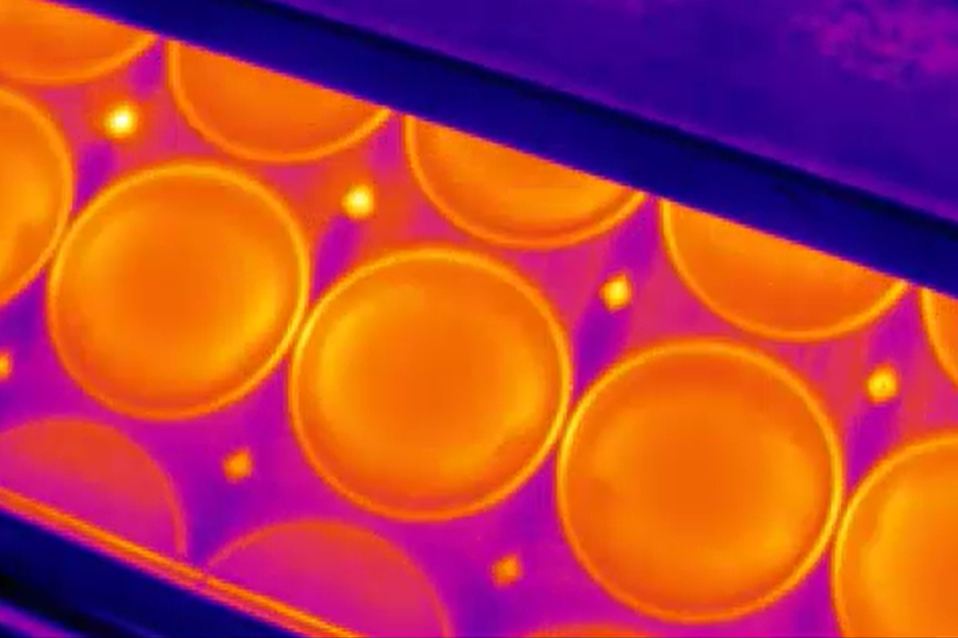
#> input picture Assignment 1/Images/image1.png, 958 x 638 px; its folder holds only this picture in this run
$ python AutomaticPiecesDetection.py
#> lines starting #> are read from the running program, lines starting #| are printed output that depends on the picture
import cv2
import os
import numpy as np
import matplotlib.pyplot as plt

# CONFIG
PATH_IMAGES = "Assignment 1/Images"
OUTPUT_FOLDER = "output_images"
TARGET_WIDTH = 800
HOUGH_PARAMS = {
    'dp': 1.0,
    'minDist': 200,
    'param1': 50,
    'param2': 45,
    'minRadius': 100,
    'maxRadius': 200
}

KERNEL = np.array([[1, 2, 1],
                   [0, 0, 0],
                   [-1, -2, -1]])

def resize_image_aspect(image, target_width):
    """
    Function to resize heigth preserving the aspect ratio.
    Returns the resized image.
    """
    h, w = image.shape[:2]
    new_h = int(target_width * h / w)
    return cv2.resize(image, (target_width, new_h), interpolation=cv2.INTER_AREA)

def load_images(path):
    """
    Load all PNG images from a directory, resize them with preserved aspect ratio,
    and return them as a list.
    """
#> called with path = 'Assignment 1/Images'
    files = sorted([f for f in os.listdir(path) if f.lower().endswith(('.png'))])
    images = []

    for name in files:
        img = cv2.imread(os.path.join(path, name))
#> img is the input picture: shape (638, 958, 3); mean B, G, R 64, 64.2, 182.5
        if img is None:
            print(f"Images unable to be loaded: {name}")
            continue
        images.append(resize_image_aspect(img, TARGET_WIDTH))

    if images:
        h, w = images[0].shape[:2]
        print(f"Loaded {len(images)} images. Resized to {w}x{h}")
#| Loaded 1 images. Resized to 800x532
    else:
        print("No images loaded.")

    return images

def preprocess_image(img):
    """
    Convert the image to grayscale and apply a 5x5 Gaussian blur.
    Returns the preprocessed image.
    """
    gray = cv2.cvtColor(img, cv2.COLOR_BGR2GRAY)
    blurred = cv2.GaussianBlur(gray, (5, 5), 0)
    return blurred

def detect_lines(img, kernel):
    """
    Detect horizontal lines using a custom Sobel-like kernel and HoughLinesP.
    Returns a list of line segments in (x1, y1, x2, y2) format.
    Includes artificial border lines for robustness.
    """

    conv = cv2.filter2D(img, -1, kernel)
    h, w = conv.shape
    lines = [
        np.array([0, h, w, h]), # Bottom border
        np.array([0, 0, 0, h]) # Left border
    ]

    detected_lines = cv2.HoughLinesP(conv, 1, np.pi / 180, 50, None, 400, 0)

    if detected_lines is not None:
        lines.extend([l[0] for l in detected_lines])

    return lines

def detect_circles(img, params):
    """
    Detect circles using the HoughCircles algorithm.
    Returns an array of detected circles or None.
    """
    return cv2.HoughCircles(
        img,
        cv2.HOUGH_GRADIENT,
        dp=params['dp'],
        minDist=params['minDist'],
        param1=params['param1'],
        param2=params['param2'],
        minRadius=params['minRadius'],
        maxRadius=params['maxRadius']
    )

def line_point_distance(x, y, x1, y1, x2, y2):
    """
    Compute the minimum distance between a point and a line segment.
    Returns the distance as a float.
    """
    denom = np.hypot(y2 - y1, x2 - x1)
    if denom == 0:
        return float('inf')
    num = abs((y2 - y1) * x - (x2 - x1) * y + x2 * y1 - y2 * x1)
    return num / denom

def get_complete_pieces(circles, lines):
    """
    Determine which circles are 'complete' by checking if any detected lines
    intersect too deeply into the circle. A circle is considered complete
    if no line passes closer than (radius - 10px) to its center.

    Returns the count of complete circles and an array of them.
    """
    if circles is None:
        return 0, np.empty((0, 3), dtype=np.uint16)

    circles = np.uint16(np.around(circles))
    complete = []

    for x, y, r in circles[0]:
        is_complete = True
        for x1, y1, x2, y2 in lines:
            if line_point_distance(x, y, x1, y1, x2, y2) - r < -10:
                is_complete = False
                break
        if is_complete:
            complete.append([x, y, r])
    return len(complete), np.array(complete)

def draw_circles(img, circles, lines, count):
    """
    Draw detected complete circles and the relevant line segments on a copy
    of the original image. Also annotate the total count.
    Returns the annotated image.
    """
    output = img.copy()

    for x1, y1, x2, y2 in lines:
        cv2.line(output, (x1, y1), (x2, y2), (0, 255, 0), 5, cv2.LINE_AA)

    for x, y, r in circles:
        cv2.circle(output, (x, y), r, (0, 0, 0), 5)
        cv2.circle(output, (x, y), 5, (0, 0, 255), -1)

    cv2.putText(output, f"Count: {count}", (10, 30), cv2.FONT_HERSHEY_DUPLEX, 1, (255, 255, 255), 2)
    return output


def main():
    """
    Pipeline:
    1. Load and resize images.
    2. Preprocess images.
    3. Detect horizontal lines.
    4. Detect circles.
    5. Determine which circles are complete.
    6. Draw results.
    7. Display visual outputs for each image.
    """

    # STEP 1: Load Images
    images = load_images(PATH_IMAGES)
#> images = 1 item
    if not images:
        return

    originals = []
    preprocessed_images = []
    line_images = []
    circle_images = []
    drawn_list = []
    final_counts = []

    # For each image
    for img in images:
        originals.append(img.copy())

        # STEP 2: Preprocessing
        preprocessed = preprocess_image(img)
        preprocessed_images.append(preprocessed)

        # STEP 3: Detect Horizontal Lines using HoughLinesP
        lines = detect_lines(preprocessed, KERNEL)
        line_vis = cv2.cvtColor(preprocessed, cv2.COLOR_GRAY2BGR)
        for x1, y1, x2, y2 in lines:
            cv2.line(line_vis, (x1, y1), (x2, y2), (0, 255, 0), 3)
        line_images.append(line_vis)

        # STEP 4: Detect Circles
        circles = detect_circles(preprocessed, HOUGH_PARAMS)

        circ_vis = img.copy()
        if circles is not None:
            all_detected_circles = np.uint16(np.around(circles))[0]
            for x, y, r in all_detected_circles:
                cv2.circle(circ_vis, (x, y), r, (255, 0, 0), 3)
                cv2.circle(circ_vis, (x, y), 2, (0, 255, 255), -1)
            circle_images.append(circ_vis)

        # STEP 5: Count complete circles
        count, complete = get_complete_pieces(circles, lines)
        final_counts.append(count)

        # STEP 6: Draw Complete circles
        drawn_list.append(draw_circles(img, complete, lines, count))
#> this loop made 1 pass
#> (h in detect_lines, w in detect_lines, lines, detected_lines in detect_lines, count, complete) on pass 1: (532, 800, [[0, 532, 800, 532], [0, 0, 0, 532]], [[242, 1, 799, 182], [232, 1, 799, 185]], 3, [[582, 402, 118], [358, 326, 111], [146, 234, 103]])
#> pass 1, in preprocess_image, `gray = cv2.cvtColor(img, cv2.COLOR_BGR2GRAY)`:
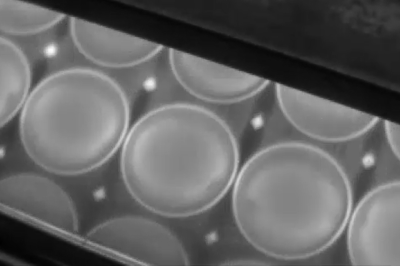
#> gray: shape (532, 800) (shown at 1/2 size); min 1, max 253, mean 99.5
#> pass 1, in detect_lines, `conv = cv2.filter2D(img, -1, kernel)`:
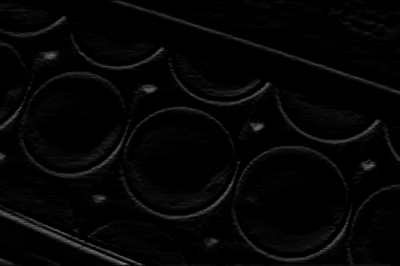
#> conv: shape (532, 800) (shown at 1/2 size); min 0, max 142, mean 4.9
#> after the loop:
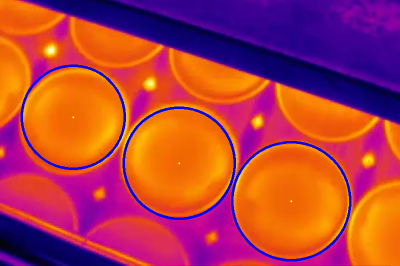
#> circ_vis: shape (532, 800, 3) (shown at 1/2 size); mean B, G, R 69.6, 61.5, 176.7
#> after the loop:
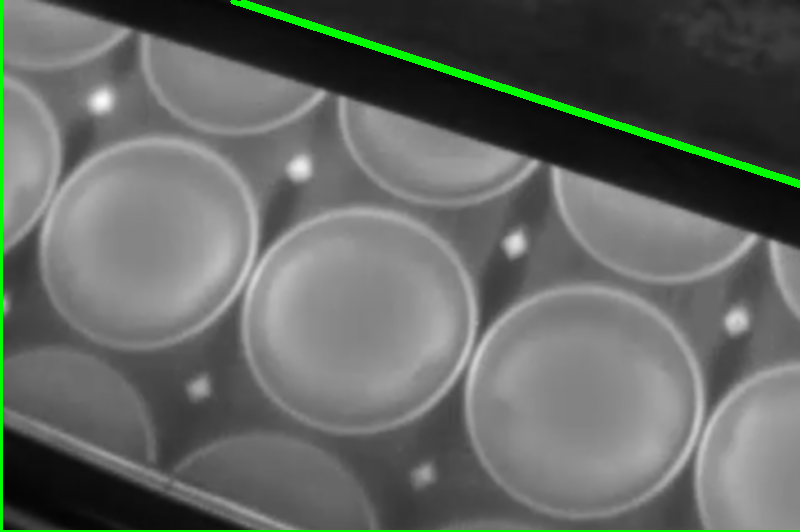
#> line_vis: shape (532, 800, 3); mean B, G, R 98.6, 103.3, 98.6
#> after the loop, circle_images = 1 item; drawn_list = 1 item; final_counts = [3]; line_images = 1 item; originals = 1 item; preprocessed_images = 1 item

    # STEP 7: Visualization
    for i, c in enumerate(final_counts, 1):
        print(f"Image {i}: {c} complete pieces detected")
#> this loop made 1 pass
#> (i, c) on pass 1: (1, 3)
#> (printed output is left out)

    for i in range(len(images)):

        fig = plt.figure(figsize=(20, 10))
        fig.suptitle(f"Image {i+1}", fontsize=18)

        # Original Image
        ax1 = plt.subplot2grid((2,4), (0,0))
        ax1.imshow(cv2.cvtColor(originals[i], cv2.COLOR_BGR2RGB))
        ax1.set_title("Original")
        ax1.axis("off")

        # Preprocessed Image
        ax2 = plt.subplot2grid((2,4), (0,1))
        ax2.imshow(preprocessed_images[i], cmap="gray")
        ax2.set_title("Preprocessed")
        ax2.axis("off")

        # Lines detected
        ax3 = plt.subplot2grid((2,4), (0,2))
        ax3.imshow(cv2.cvtColor(line_images[i], cv2.COLOR_BGR2RGB))
        ax3.set_title("Detected Lines")
        ax3.axis("off")

        # Circles detected
        ax4 = plt.subplot2grid((2,4), (0,3))
        ax4.imshow(cv2.cvtColor(circle_images[i], cv2.COLOR_BGR2RGB))
        ax4.set_title("Circles Detected")
        ax4.axis("off")

        # Final Result
        ax5 = plt.subplot2grid((2,4), (1,0), colspan=4)
        ax5.imshow(cv2.cvtColor(drawn_list[i], cv2.COLOR_BGR2RGB))
        ax5.set_title(f"Final Detection (Count = {final_counts[i]})")
        ax5.axis("off")

        plt.tight_layout(rect=[0, 0, 1, 0.95])

        # Store Images
        output_filename = os.path.join(OUTPUT_FOLDER, f"Result_Image_{i+1}.png")
        plt.savefig(output_filename)
        print(f"Saved: {output_filename}")

        plt.show()
        plt.close(fig)
#> this loop made 1 pass
#| Saved: output_images/Result_Image_1.png
#> pass 1, in main, `plt.savefig(output_filename)`:
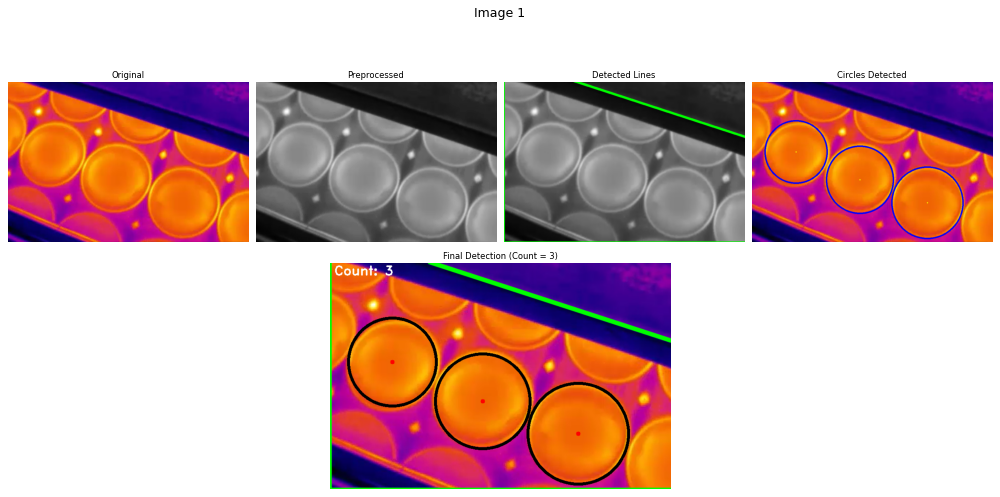
#> figure drawn by matplotlib, 5 panels

if __name__ == "__main__":
    main()

$ run again, on Assignment 1/Images/image5.png
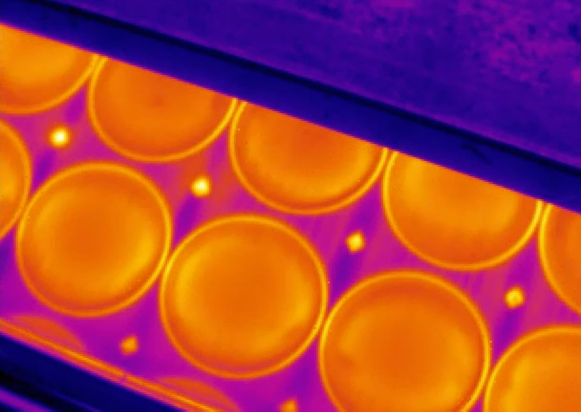
#> input picture Assignment 1/Images/image5.png, 1162 x 823 px (shown at 1/2 size)
#> in load_images, img is the input picture: shape (823, 1162, 3); mean B, G, R 64.5, 65.5, 167.5
#| Loaded 1 images. Resized to 800x566
#> images = 1 item
#> the loop in main, `for img in images:` made 1 pass
#> (h in detect_lines, w in detect_lines, lines, count, complete) on pass 1: (566, 800, [[0, 566, 800, 566], [0, 0, 0, 566]], 2, [[334, 410, 108], [134, 332, 108]])
#> pass 1, in detect_lines, `conv = cv2.filter2D(img, -1, kernel)`:
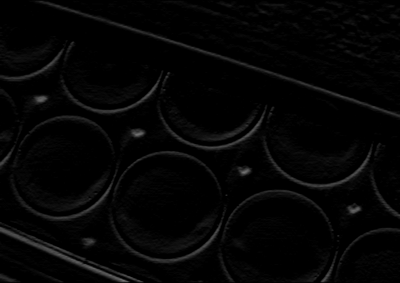
#> conv: shape (566, 800) (shown at 1/2 size); min 0, max 115, mean 4.7
#> after the loop in main, `for img in images:`:
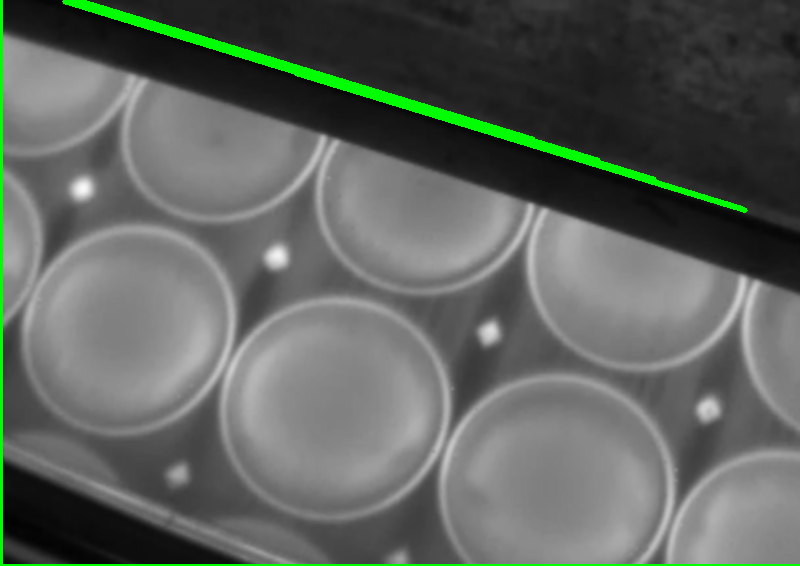
#> line_vis: shape (566, 800, 3); mean B, G, R 94.9, 100.6, 94.9
#> after the loop in main, `for img in images:`: final_counts = [2]; line_images = 1 item
#> the loop in main, `for i, c in enumerate(final_counts, 1):` made 1 pass
#> (i, c) on pass 1: (1, 2)
#> (printed output is left out)
#> the loop in main, `for i in range(len(images)): ` made 1 pass
#| Saved: output_images/Result_Image_1.png

$ run again, on Assignment 1/Images/image6.png
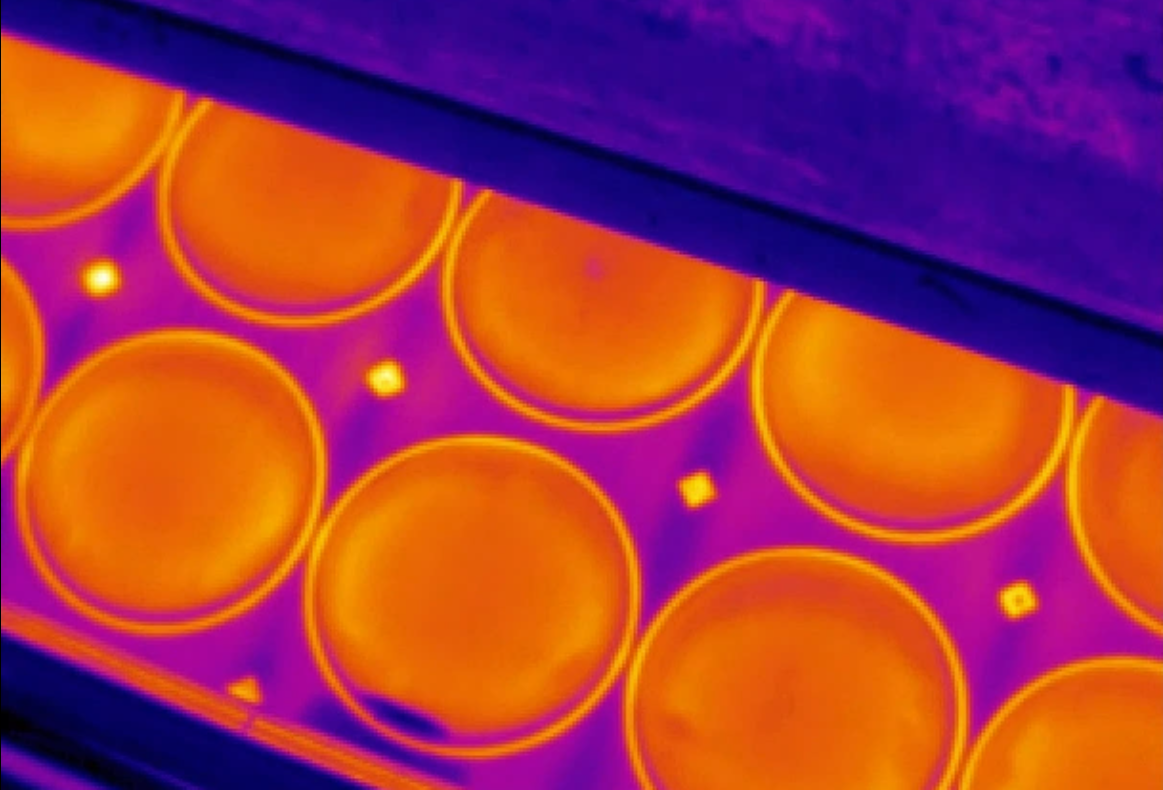
#> input picture Assignment 1/Images/image6.png, 1163 x 790 px
#> in load_images, img is the input picture: shape (790, 1163, 3); mean B, G, R 71.1, 56.1, 162.7
#| Loaded 1 images. Resized to 800x543
#> images = 1 item
#> the loop in main, `for img in images:` made 1 pass
#> (h in detect_lines, w in detect_lines, lines, count, complete) on pass 1: (543, 800, [[0, 543, 800, 543], [0, 0, 0, 543]], 2, [[326, 408, 112], [116, 332, 101]])
#> pass 1, in detect_lines, `conv = cv2.filter2D(img, -1, kernel)`:
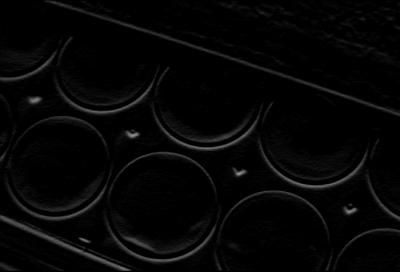
#> conv: shape (543, 800) (shown at 1/2 size); min 0, max 154, mean 5.4
#> after the loop in main, `for img in images:`:
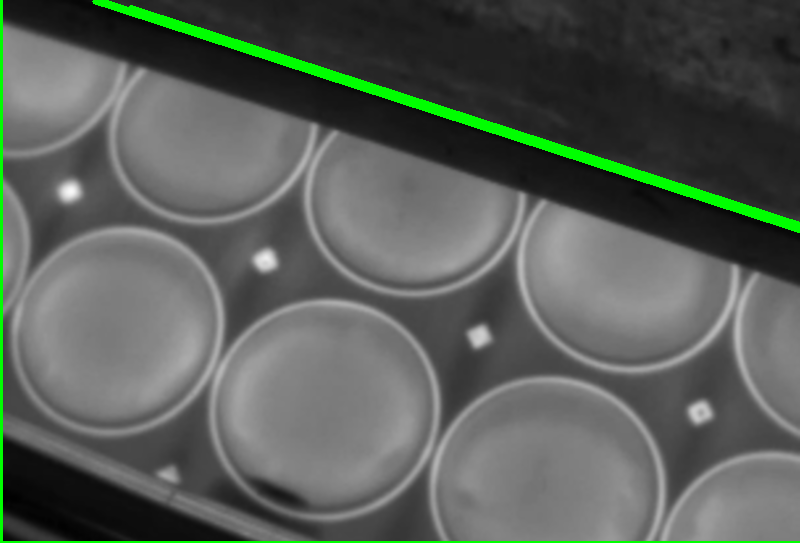
#> line_vis: shape (543, 800, 3); mean B, G, R 88.6, 95.1, 88.6
#> after the loop in main, `for img in images:`: final_counts = [2]; line_images = 1 item
#> the loop in main, `for i, c in enumerate(final_counts, 1):` made 1 pass
#> (i, c) on pass 1: (1, 2)
#> (printed output is left out)
#> the loop in main, `for i in range(len(images)): ` made 1 pass
#| Saved: output_images/Result_Image_1.png
